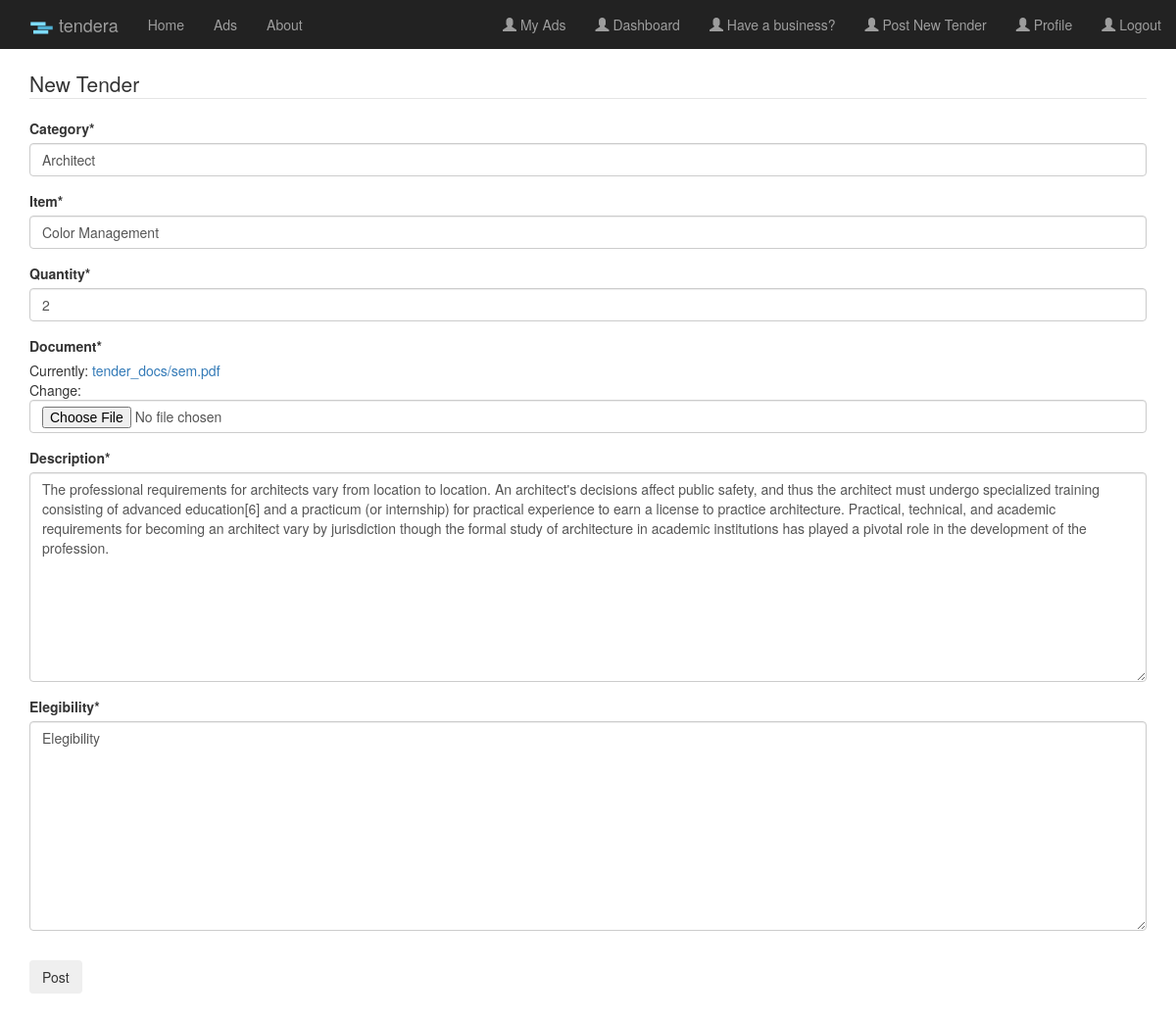
Screenshot of /post/25/update/ (signed in) with the database file from the repository.
### post/models.py (models this page shows, shortened)
class Post(models.Model):
	category = models.CharField(max_length=50)
	item = models.CharField(max_length=100)
	quantity = models.IntegerField(default=0)
	document = models.FileField(upload_to='tender_docs/')
	description = models.TextField()
	elegibility = models.TextField(default='Elegibility')
	date_posted = models.DateTimeField(auto_now_add= True)
	author = models.ForeignKey(User, on_delete = models.CASCADE)

### post/views.py (the view)
# urls.py: path('<int:pk>/update/', post_update, name='post-update'),
@login_required
def post_update(request,pk):
	if request.method == "POST":
		form = PostUpdateForm(request.POST, request.FILES, instance= Post.objects.get(id=pk))
		if form.is_valid():
			form.instance.author = request.user
			form.save()
			return redirect('post-home')
	else:
		form = PostUpdateForm(instance= Post.objects.get(id=pk))
	return render(request, 'post/post_form.html', {'form': form})

### post/forms.py
class PostUpdateForm(forms.ModelForm):
    class Meta:
        model = Post
        fields = ['category', 'item', 'quantity', 'document', 'description', 'elegibility']

### post/templates/post/post_form.html (shortened to what this page needs)
{% extends "post/base.html" %}
{% load crispy_forms_tags %}
{% block content %}
	<div class ="content-section">
		<form method="POST" enctype="multipart/form-data">
			<fieldset class="form-group">
				<legend class="border-bottom mb-4">	New Tender</legend>
				{{ form|crispy }}
			</fieldset>
			<div class="form-group">
				<button class="btn btn-outline-info" type="submit">	Post</button>
			</div>
		</form>
	</div>
{% endblock content %}

### rows the page displays
Post: category "Architect", item "Color Management", quantity "2", description "The professional requirements for architects vary from location to location. An architect's decisions affect public safety, and thus the architect must undergo specialized training consisting of advanced education[6] and a practicum (or internship) for practical experience to earn a license to practice architecture. Practical, technical, and academic requirements for becoming an architect vary by jurisdiction though the formal study of architecture in academic institutions has played a pivotal role in the development of the profession.", elegibility "Elegibility"
